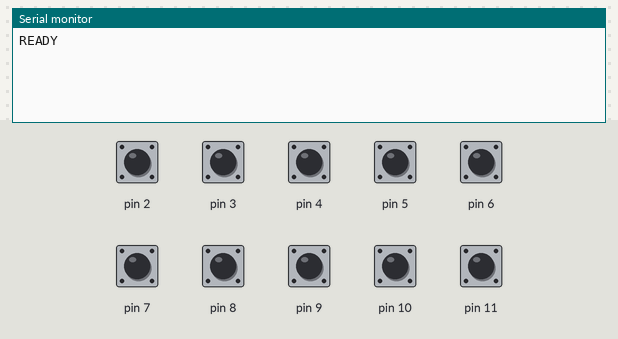
This sketch was run on a simulated Arduino Uno, built with avr-gcc and run on an emulated ATmega328P. On the bench: the last lines printed to the serial monitor. The inputs (shaded band) are chosen by the test bench; at power-on: pin 2–11 HIGH.

Above: at 1.2 s.
1.3 s: pin 2 pulled LOW for 0.25 s
At 2.3 s:
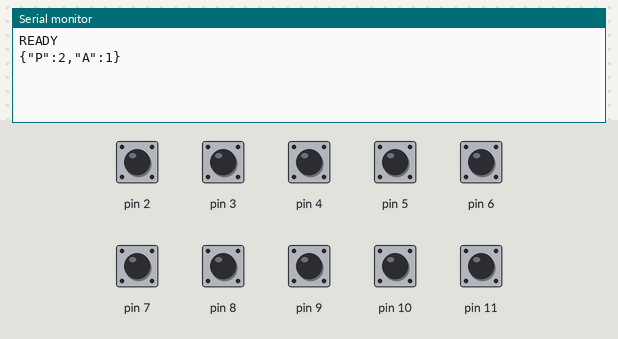
3.0 s: pin 3 pulled LOW for 0.25 s
At 3.7 s:
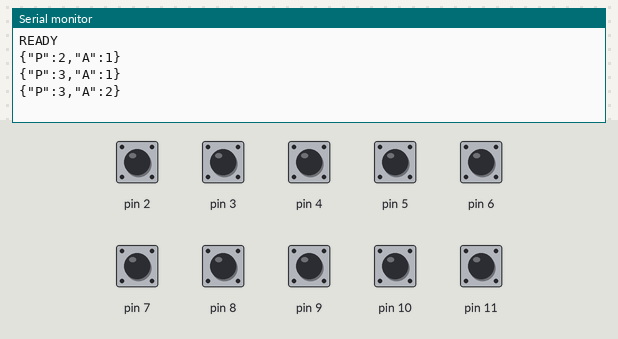
4.7 s: pin 4 pulled LOW for 0.25 s
At 6.0 s:
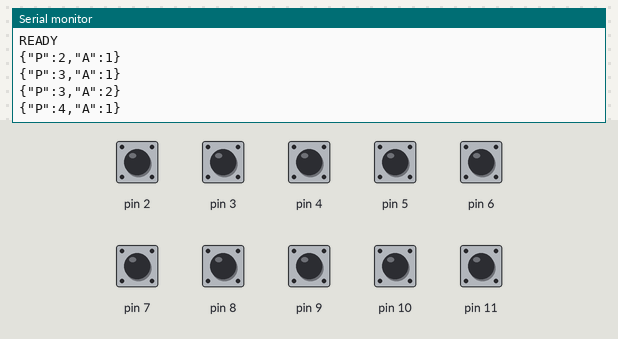
6.4 s: pin 5 pulled LOW for 0.25 s
At 7.6 s:
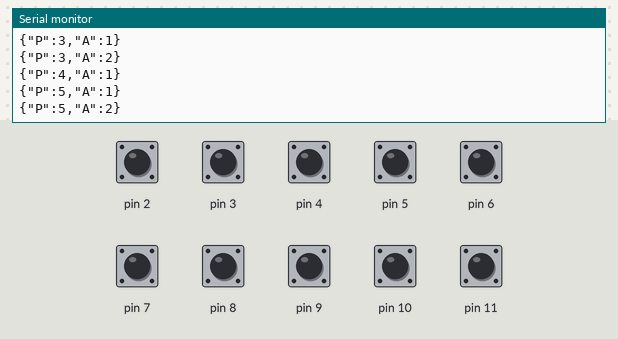
8.1 s: pin 6 pulled LOW for 0.25 s
At 8.8 s:
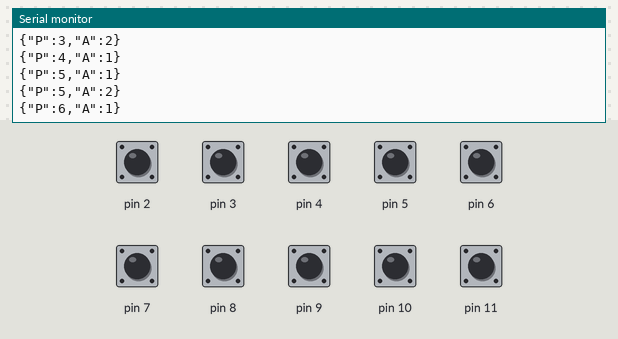
9.8 s: pin 7 pulled LOW for 0.25 s
At 11.4 s:
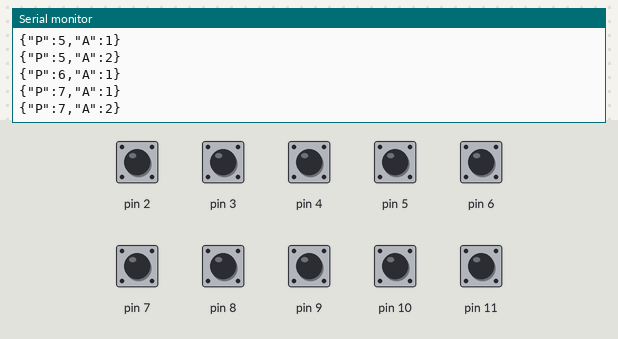
Timing chart, 0 to 12.5 s (numbered marks = the images above; inputs shaded):
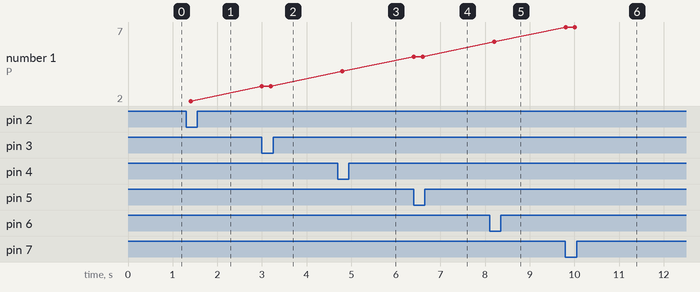

Measured:
- after the input at 1.3 s, the serial monitor: prints a new line after 0.10 s (image 1)
- after the input at 3.0 s, the serial monitor: prints a new line at once (image 2)
- after the input at 4.7 s, the serial monitor: prints a new line after 0.10 s (image 3)
- after the input at 6.4 s, the serial monitor: prints a new line at once (image 4)
- after the input at 8.1 s, the serial monitor: prints a new line after 0.10 s (image 5)
- after the input at 9.8 s, the serial monitor: prints a new line at once (image 6)
- plotted number 1: 2 → 3 after the input at 3.0 s, 3 → 4 after the input at 4.7 s, 4 → 5 after the input at 6.4 s, 5 → 6 after the input at 8.1 s, 6 → 7 after the input at 9.8 s

The sketch:

ReportPins.ino
```cpp
/*

This sketch is to be used with a Arduino with buttons connected to GND and a port. Arduino will report over serial which port is activated and how many times it has been activated since boot.

Ports 2-11 are pulled high with internal resistors, so no need for external pull up resistor.

Arduino reports a JSON string over serial. For example if port 2 is activated(connected to GND) for the 124th time, Arduino will send {"P":2,"A":124}

Note that if a port is activated/pulled low for more than one loop(approx 200ms), it will be regarded as another activation.
To change this, each loop should register ports state, and only count/report when state changes back to low.

*/

int activations[10];
char buf[32];

void setup() {
  Serial.begin(9600);
  for(int i = 2; i < 12; i++)
  {
    pinMode(i, INPUT_PULLUP);
    activations[i - 2] = 0;
  }
  Serial.println("READY");
}

void loop() {
  for(int i = 2; i < 12; i++)
  {
    if(digitalRead(i) == LOW)
    {
      sprintf(buf, "{\"P\":%d,\"A\":%d}", i, ++activations[i - 2]);
      Serial.println(buf);
    }
  }
  delay(200);
}
```
